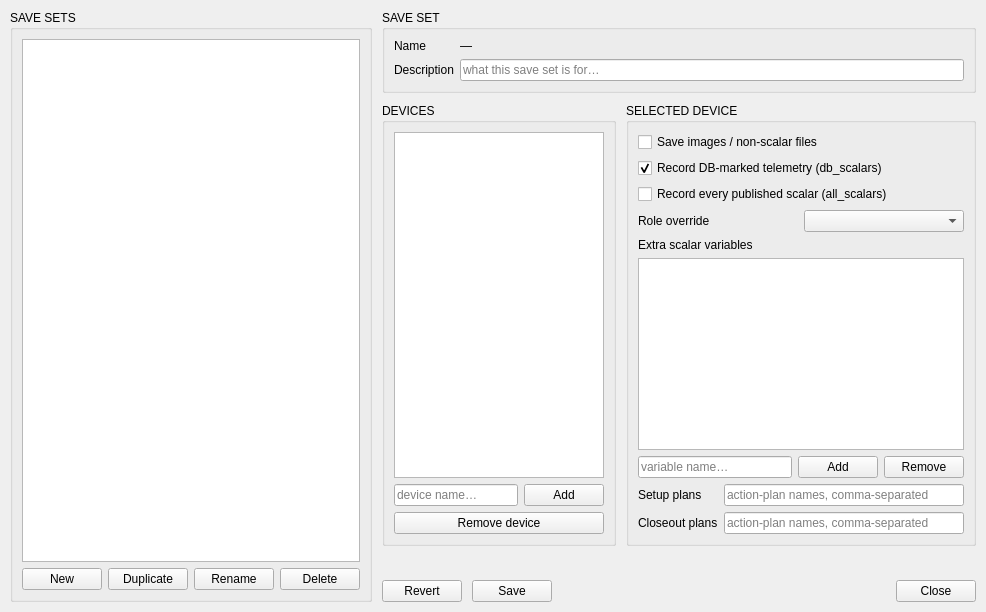
<?xml version="1.0" encoding="UTF-8"?>
<ui version="4.0">
 <class>SaveSetEditorRoot</class>
 <widget class="QWidget" name="SaveSetEditorRoot">
  <property name="windowTitle">
   <string>Save Set Editor</string>
  </property>
  <layout class="QVBoxLayout" name="sse_root_layout">
   <property name="leftMargin">
    <number>10</number>
   </property>
   <property name="topMargin">
    <number>10</number>
   </property>
   <property name="rightMargin">
    <number>10</number>
   </property>
   <property name="bottomMargin">
    <number>10</number>
   </property>
   <property name="spacing">
    <number>8</number>
   </property>
   <item>
    <layout class="QHBoxLayout" name="sse_columns_layout" stretch="30,70">
     <property name="spacing">
      <number>10</number>
     </property>
     <!-- Left: the save-set list -->
     <item>
      <widget class="QGroupBox" name="sse_list_group">
       <property name="title">
        <string>SAVE SETS</string>
       </property>
       <layout class="QVBoxLayout" name="sse_list_layout">
        <item>
         <widget class="QListWidget" name="sse_set_list"/>
        </item>
        <item>
         <layout class="QHBoxLayout" name="sse_list_buttons">
          <item>
           <widget class="QPushButton" name="sse_new_button">
            <property name="text">
             <string>New</string>
            </property>
           </widget>
          </item>
          <item>
           <widget class="QPushButton" name="sse_duplicate_button">
            <property name="text">
             <string>Duplicate</string>
            </property>
           </widget>
          </item>
          <item>
           <widget class="QPushButton" name="sse_rename_button">
            <property name="text">
             <string>Rename</string>
            </property>
           </widget>
          </item>
          <item>
           <widget class="QPushButton" name="sse_delete_button">
            <property name="text">
             <string>Delete</string>
            </property>
           </widget>
          </item>
         </layout>
        </item>
       </layout>
      </widget>
     </item>
     <!-- Right: the selected set's document -->
     <item>
      <layout class="QVBoxLayout" name="sse_document_layout">
       <item>
        <widget class="QGroupBox" name="sse_set_group">
         <property name="title">
          <string>SAVE SET</string>
         </property>
         <layout class="QFormLayout" name="sse_set_form">
          <item row="0" column="0">
           <widget class="QLabel" name="sse_name_caption">
            <property name="text">
             <string>Name</string>
            </property>
           </widget>
          </item>
          <item row="0" column="1">
           <widget class="QLabel" name="sse_name_label">
            <property name="text">
             <string>—</string>
            </property>
           </widget>
          </item>
          <item row="1" column="0">
           <widget class="QLabel" name="sse_description_caption">
            <property name="text">
             <string>Description</string>
            </property>
           </widget>
          </item>
          <item row="1" column="1">
           <widget class="QLineEdit" name="sse_description_edit">
            <property name="placeholderText">
             <string>what this save set is for…</string>
            </property>
           </widget>
          </item>
         </layout>
        </widget>
       </item>
       <item>
        <layout class="QHBoxLayout" name="sse_entries_layout" stretch="40,60">
         <property name="spacing">
          <number>10</number>
         </property>
         <item>
          <widget class="QGroupBox" name="sse_devices_group">
           <property name="title">
            <string>DEVICES</string>
           </property>
           <layout class="QVBoxLayout" name="sse_devices_layout">
            <item>
             <widget class="QListWidget" name="sse_device_list"/>
            </item>
            <item>
             <layout class="QHBoxLayout" name="sse_device_add_row">
              <item>
               <widget class="QLineEdit" name="sse_device_edit">
                <property name="placeholderText">
                 <string>device name…</string>
                </property>
               </widget>
              </item>
              <item>
               <widget class="QPushButton" name="sse_add_device_button">
                <property name="text">
                 <string>Add</string>
                </property>
               </widget>
              </item>
             </layout>
            </item>
            <item>
             <widget class="QPushButton" name="sse_remove_device_button">
              <property name="text">
               <string>Remove device</string>
              </property>
             </widget>
            </item>
           </layout>
          </widget>
         </item>
         <item>
          <widget class="QGroupBox" name="sse_entry_group">
           <property name="title">
            <string>SELECTED DEVICE</string>
           </property>
           <layout class="QVBoxLayout" name="sse_entry_layout">
            <item>
             <widget class="QCheckBox" name="sse_images_check">
              <property name="text">
               <string>Save images / non-scalar files</string>
              </property>
             </widget>
            </item>
            <item>
             <widget class="QCheckBox" name="sse_db_scalars_check">
              <property name="text">
               <string>Record DB-marked telemetry (db_scalars)</string>
              </property>
              <property name="checked">
               <bool>true</bool>
              </property>
             </widget>
            </item>
            <item>
             <widget class="QCheckBox" name="sse_all_scalars_check">
              <property name="text">
               <string>Record every published scalar (all_scalars)</string>
              </property>
             </widget>
            </item>
            <item>
             <layout class="QHBoxLayout" name="sse_role_row">
              <item>
               <widget class="QLabel" name="sse_role_caption">
                <property name="text">
                 <string>Role override</string>
                </property>
               </widget>
              </item>
              <item>
               <widget class="QComboBox" name="sse_role_combo"/>
              </item>
             </layout>
            </item>
            <item>
             <widget class="QLabel" name="sse_scalars_caption">
              <property name="text">
               <string>Extra scalar variables</string>
              </property>
             </widget>
            </item>
            <item>
             <widget class="QListWidget" name="sse_scalar_list"/>
            </item>
            <item>
             <layout class="QHBoxLayout" name="sse_scalar_add_row">
              <item>
               <widget class="QLineEdit" name="sse_scalar_edit">
                <property name="placeholderText">
                 <string>variable name…</string>
                </property>
               </widget>
              </item>
              <item>
               <widget class="QPushButton" name="sse_add_scalar_button">
                <property name="text">
                 <string>Add</string>
                </property>
               </widget>
              </item>
              <item>
               <widget class="QPushButton" name="sse_remove_scalar_button">
                <property name="text">
                 <string>Remove</string>
                </property>
               </widget>
              </item>
             </layout>
            </item>
            <item>
             <layout class="QFormLayout" name="sse_actions_form">
              <item row="0" column="0">
               <widget class="QLabel" name="sse_setup_caption">
                <property name="text">
                 <string>Setup plans</string>
                </property>
               </widget>
              </item>
              <item row="0" column="1">
               <widget class="QLineEdit" name="sse_setup_edit">
                <property name="placeholderText">
                 <string>action-plan names, comma-separated</string>
                </property>
               </widget>
              </item>
              <item row="1" column="0">
               <widget class="QLabel" name="sse_closeout_caption">
                <property name="text">
                 <string>Closeout plans</string>
                </property>
               </widget>
              </item>
              <item row="1" column="1">
               <widget class="QLineEdit" name="sse_closeout_edit">
                <property name="placeholderText">
                 <string>action-plan names, comma-separated</string>
                </property>
               </widget>
              </item>
             </layout>
            </item>
           </layout>
          </widget>
         </item>
        </layout>
       </item>
       <item>
        <widget class="QLabel" name="sse_message_label">
         <property name="text">
          <string></string>
         </property>
         <property name="wordWrap">
          <bool>true</bool>
         </property>
        </widget>
       </item>
       <item>
        <layout class="QHBoxLayout" name="sse_button_row">
         <item>
          <widget class="QPushButton" name="sse_revert_button">
           <property name="text">
            <string>Revert</string>
           </property>
          </widget>
         </item>
         <item>
          <widget class="QPushButton" name="sse_save_button">
           <property name="text">
            <string>Save</string>
           </property>
          </widget>
         </item>
         <item>
          <spacer name="sse_button_spacer">
           <property name="orientation">
            <enum>Qt::Horizontal</enum>
           </property>
           <property name="sizeHint" stdset="0">
            <size>
             <width>40</width>
             <height>20</height>
            </size>
           </property>
          </spacer>
         </item>
         <item>
          <widget class="QPushButton" name="sse_close_button">
           <property name="text">
            <string>Close</string>
           </property>
          </widget>
         </item>
        </layout>
       </item>
      </layout>
     </item>
    </layout>
   </item>
  </layout>
 </widget>
 <resources/>
 <connections/>
</ui>
